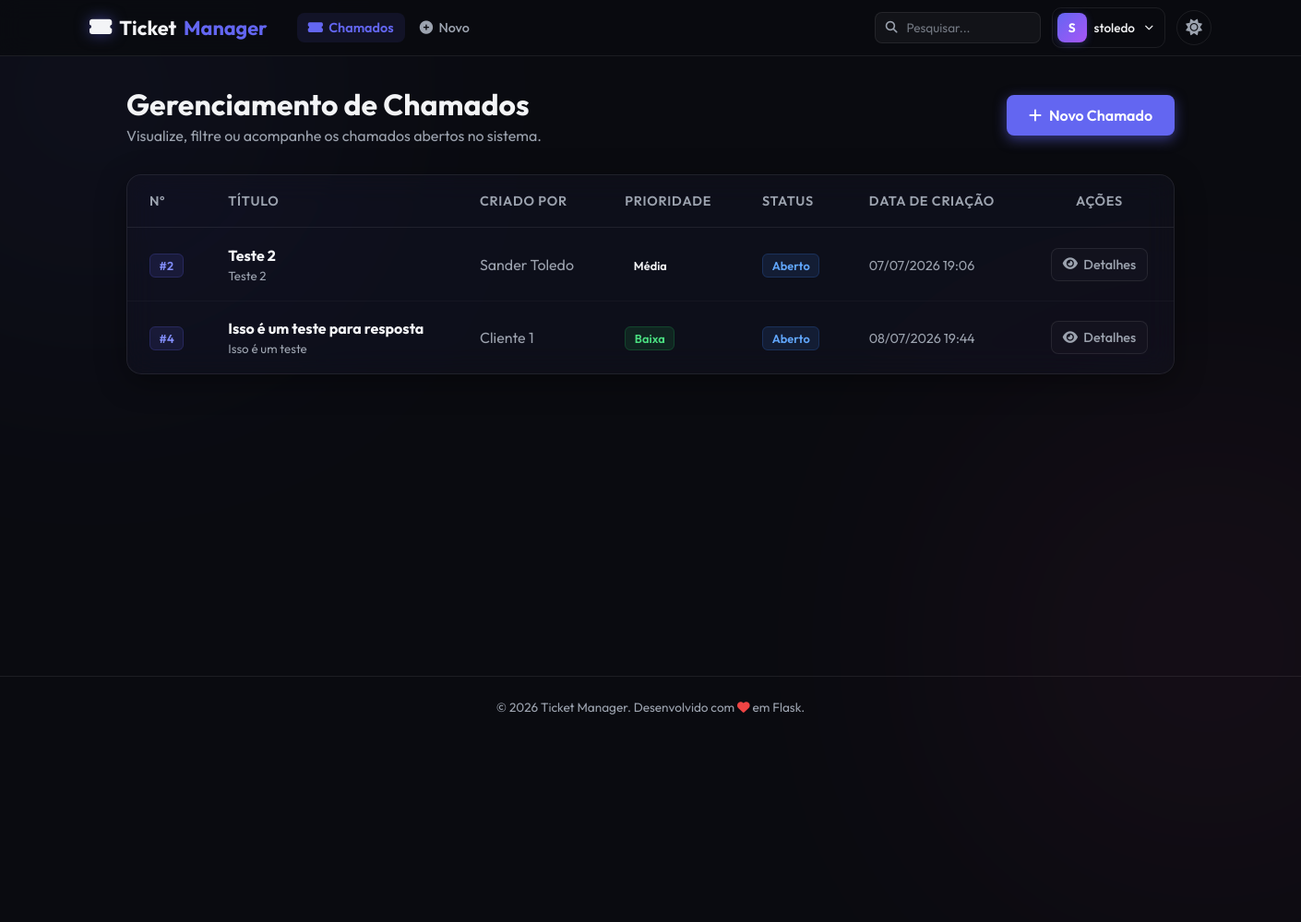
/tickets (signed in), run on the app's committed database.
### models.py (models this page shows, shortened)
class Usuario(db.Model):
    __tablename__ = "usuarios"
    id = db.Column(db.Integer, primary_key=True)
    nome = db.Column(db.String(50), nullable=False)
    sobrenome = db.Column(db.String(50), nullable=False)
    email = db.Column(db.String(120), unique=True, nullable=False)
    username = db.Column(db.String(50), unique=True, nullable=False)
    senha = db.Column(db.String(255), nullable=False)
    cidade_id = db.Column(db.Integer, db.ForeignKey("cidades.id"), nullable=True)
    cidade = db.relationship("Cidade", backref=db.backref("usuarios", lazy=True))
    perfis = db.relationship("Perfil", backref="usuario", lazy=True, cascade="all, delete-orphan")
    @property
    def tipo_perfil(self):
        if self.perfis:
            return self.perfis[0].tipo_perfil
        return "Cliente"

class Chamado(db.Model):
    __tablename__ = "chamados"
    id = db.Column(db.Integer, primary_key=True)
    titulo = db.Column(db.String(100), nullable=False)
    descricao = db.Column(db.Text, nullable=False)
    prioridade = db.Column(db.String(20), nullable=False, default="Média")  # Baixa, Média, Alta
    status = db.Column(db.String(20), nullable=False, default="Aberto")  # Aberto, Em Andamento, Resolvido, Fechado
    data_criacao = db.Column(db.DateTime, nullable=False, default=db.func.now())
    usuario_id = db.Column(db.Integer, db.ForeignKey("usuarios.id"), nullable=False)
    usuario = db.relationship("Usuario", backref=db.backref("chamados", lazy=True))
    categoria_id = db.Column(db.Integer, db.ForeignKey("categorias.id"), nullable=True)
    categoria = db.relationship("Categoria", backref=db.backref("chamados", lazy=True))

### app.py (the view)
@app.route('/tickets')
@login_required
def list_tickets():
    return controllers.list_tickets_controller()

### app.py (called while the page is built)
def login_required(f):
    @wraps(f)
    def decorated_function(*args, **kwargs):
        if 'user_id' not in session:
            flash('Você precisa fazer login para acessar esta página.', 'danger')
            return redirect(url_for('login'))
        return f(*args, **kwargs)
    return decorated_function

### controllers.py (called while the page is built)
def list_tickets_controller():
    usuario = Usuario.query.get(session.get('user_id'))
    if usuario and usuario.tipo_perfil == 'Cliente':
        chamados = Chamado.query.filter_by(usuario_id=usuario.id).filter(Chamado.status != 'Fechado').all()
    else:
        chamados = Chamado.query.filter(Chamado.status != 'Fechado').all()
    return render_template('tickets.html', chamados=chamados)

### templates/tickets.html (shortened to what this page needs)
{% extends 'base.html' %}
{% block content %}
<div class="container">
    <div class="page-header">
        <div>
            <h1>Gerenciamento de Chamados</h1>
            <p class="subtitle">Visualize, filtre ou acompanhe os chamados abertos no sistema.</p>
        </div>
        <a href="{{ url_for('create_ticket') }}" class="btn-primary">
            <i class="fa-solid fa-plus"></i> Novo Chamado
        </a>
    </div>
    <div class="glass-card table-responsive">
        <table class="data-table">
            <thead>
                <tr>
                    <th style="width: 80px;">Nº</th>
                    <th>Título</th>
                    <th>Criado por</th>
                    <th>Prioridade</th>
                    <th>Status</th>
                    <th>Data de Criação</th>
                    <th class="text-center">Ações</th>
                </tr>
            </thead>
            <tbody>
                {% for chamado in chamados %}
                    <tr>
                        <td data-label="Nº">
                            <span class="badge badge-username">#{{ chamado.id }}</span>
                        </td>
                        <td data-label="Título">
                            <div style="display: flex; flex-direction: column; gap: 0.25rem; text-align: left; width: 100%;">
                                <div style="display: flex; align-items: center; gap: 0.5rem; flex-wrap: wrap;">
                                    <strong style="color: var(--text-primary);">{{ chamado.titulo }}</strong>
                                </div>
                                <small style="color: var(--text-secondary); max-width: 300px; display: inline-block; white-space: nowrap; overflow: hidden; text-overflow: ellipsis;" title="{{ chamado.descricao }}">
                                    {{ chamado.descricao }}
                                </small>
                            </div>
                        </td>
                        <td data-label="Criado por">
                            <span style="color: var(--text-secondary);">{{ chamado.usuario.nome }} {{ chamado.usuario.sobrenome }}</span>
                        </td>
                        <td data-label="Prioridade">
                            <span class="badge badge-{{ chamado.prioridade | lower }}">{{ chamado.prioridade }}</span>
                        </td>
                        <td data-label="Status">
                            {% set status_class = chamado.status.lower().replace(' ', '') %}
                            <span class="badge badge-{{ status_class }}">{{ chamado.status }}</span>
                        </td>
                        <td data-label="Data">
                            <span style="color: var(--text-secondary); font-size: 0.9rem;">
                                {{ chamado.data_criacao.strftime('%d/%m/%Y %H:%M') }}
                            </span>
                        </td>
                        <td data-label="Ações">
                            <div class="action-buttons">
                                <a href="{{ url_for('ticket_details', ticket_id=chamado.id) }}" class="btn-action btn-edit" title="Ver Detalhes/Responder">
                                    <i class="fa-solid fa-eye"></i> Detalhes
                                </a>
                            </div>
                        </td>
                    </tr>
                {% endfor %}
            </tbody>
        </table>
    </div>
</div>
{% endblock %}

### templates/base.html (shortened to what this page needs)
<!DOCTYPE html>
<html lang="pt-BR" data-theme="dark">
<head>
    <link rel="stylesheet" href="https://cdnjs.cloudflare.com/ajax/libs/font-awesome/6.4.0/css/all.min.css">
    <link rel="stylesheet" href="{{ url_for('static', filename='css/style.css') }}">
</head>
<body>
    <div class="bg-glow bg-glow-1"></div>
    <div class="bg-glow bg-glow-2"></div>
    <header class="app-header">
        <div class="nav-container">
            <div class="nav-left">
                <a href="/" class="brand-logo">
                    <i class="fa-solid fa-ticket-simple text-glow"></i> Ticket<span>Manager</span>
                </a>
                {% if session.get('user_id') %}
                <nav class="nav-menu" id="nav-menu">
                    <a href="{{ url_for('list_tickets') }}" class="nav-link" id="nav-link-tickets">
                        <i class="fa-solid fa-ticket-simple"></i> Chamados
                    </a>
                    <a href="{{ url_for('create_ticket') }}" class="nav-link" id="nav-link-new-ticket">
                        <i class="fa-solid fa-circle-plus"></i> Novo
                    </a>
                </nav>
                {% endif %}
            </div>
            <div class="nav-right">
                {% if session.get('user_id') %}
                <form class="nav-search-form" action="{{ url_for('search_tickets') }}" method="GET" id="nav-search-form">
                    <div class="nav-search-wrapper">
                        <i class="fa-solid fa-magnifying-glass nav-search-icon"></i>
                        <input type="text" name="q" class="nav-search-input" placeholder="Pesquisar..." autocomplete="off" id="nav-search-input">
                    </div>
                </form>
                <div class="nav-user-area" id="nav-user-area">
                    <button class="nav-user-btn" id="user-menu-btn" title="Menu do usuário">
                        <div class="nav-avatar">
                            {{ session.get('username', '?')[0] | upper }}
                        </div>
                        <span class="nav-username">{{ session.get('username') }}</span>
                        <i class="fa-solid fa-chevron-down nav-chevron"></i>
                    </button>
                </div>
                {% else %}
                <a href="{{ url_for('login') }}" class="nav-link" id="nav-link-login"><i class="fa-solid fa-right-to-bracket"></i> Login</a>
                <a href="{{ url_for('register') }}" class="btn-nav btn-signup" id="nav-link-register"><i class="fa-solid fa-user-plus"></i> Registrar</a>
                {% endif %}
                <button id="theme-toggle" class="theme-toggle-btn" title="Alternar tema">
                    <i class="fa-solid fa-sun"></i>
                </button>
            </div>
        </div>
    </header>
    <main class="main-content">
        {% block content %}{% endblock %}
    </main>
    <footer class="app-footer">
        <p>&copy; 2026 Ticket Manager. Desenvolvido com <i class="fa-solid fa-heart text-danger animate-pulse"></i> em Flask.</p>
    </footer>
</body>
</html>

### data on the page
Usuario: get "stoledo"
Chamado: id "2", titulo "Teste 2", descricao "Teste 2", usuario.nome "Sander", usuario.sobrenome "Toledo", prioridade "Média", status "Aberto", data_criacao "07/07/2026 19:06"
Chamado: id "4", titulo "Isso é um teste para resposta", descricao "Isso é um teste", usuario.nome "Cliente", usuario.sobrenome "1", prioridade "Baixa", status "Aberto", data_criacao "08/07/2026 19:44"

### other printed values
{{ session.get('username', '?')[0] | upper }} "S"
